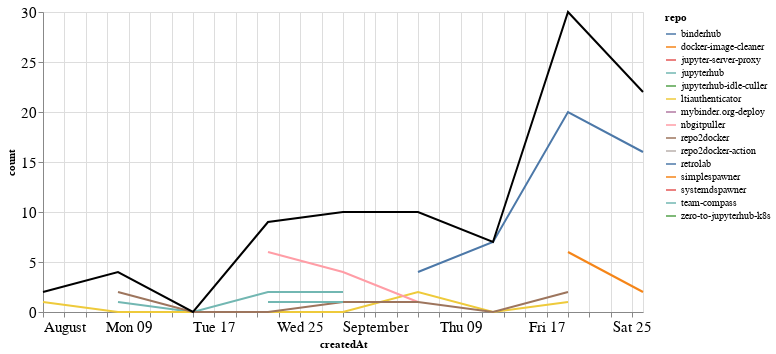

The notebook cell this image was saved under:
### Markdown cell above
### Comments

### Code cell
comments_time = comments.groupby('repo').resample('W', on='createdAt').count()['author'].reset_index()
comments_time = comments_time.rename(columns={'author': 'count'})
comments_time_total = comments_time.groupby('createdAt').agg({"count": "sum"}).reset_index()
ch1 = alt.Chart(comments_time, width=600).mark_line().encode(
    x='createdAt',
    y='count',
    color='repo',
    tooltip="repo"
)

ch2 = alt.Chart(comments_time_total, width=600).mark_line(color="black").encode(
    x='createdAt',
    y='count',
)

ch1 + ch2

### Figure 1 — Vega-Lite specification as saved in the notebook (floating-point values rounded to 4 significant figures)
{"config": {"axisLeft": {"labelFontSize": 15}, "axisBottom": {"labelFontSize": 15}}, "layer": [{"data": {"name": "data-7339856db5d0a74ea2a3b1d0c967b176"}, "mark": "line", "encoding": {"color": {"type": "nominal", "field": "repo"}, "tooltip": {"type": "nominal", "field": "repo"}, "x": {"type": "temporal", "field": "createdAt"}, "y": {"type": "quantitative", "field": "count"}}, "width": 600}, {"data": {"name": "data-1163cc1ef024464cd401aed70238a7c8"}, "mark": {"type": "line", "color": "black"}, "encoding": {"x": {"type": "temporal", "field": "createdAt"}, "y": {"type": "quantitative", "field": "count"}}, "width": 600}], "$schema": "https://vega.github.io/schema/vega-lite/v4.8.1.json", "datasets": {"data-7339856db5d0a74ea2a3b1d0c967b176": [{"repo": "binderhub", "createdAt": "2021-09-05T00:00:00", "count": 4}, {"repo": "binderhub", "createdAt": "2021-09-12T00:00:00", "count": 7}, {"repo": "binderhub", "createdAt": "2021-09-19T00:00:00", "count": 20}, {"repo": "binderhub", "createdAt": "2021-09-26T00:00:00", "count": 16}, {"repo": "docker-image-cleaner", "createdAt": "2021-09-19T00:00:00", "count": 6}, {"repo": "docker-image-cleaner", "createdAt": "2021-09-26T00:00:00", "count": 2}, {"repo": "jupyter-server-proxy", "createdAt": "2021-08-29T00:00:00", "count": 2}, {"repo": "jupyterhub", "createdAt": "2021-08-08T00:00:00", "count": 1}, {"repo": "jupyterhub", "createdAt": "2021-08-15T00:00:00", "count": 0}, {"repo": "jupyterhub", "createdAt": "2021-08-22T00:00:00", "count": 2}, {"repo": "jupyterhub", "createdAt": "2021-08-29T00:00:00", "count": 2}, {"repo": "jupyterhub-idle-culler", "createdAt": "2021-09-26T00:00:00", "count": 1}, {"repo": "ltiauthenticator", "createdAt": "2021-08-01T00:00:00", "count": 1}, {"repo": "ltiauthenticator", "createdAt": "2021-08-08T00:00:00", "count": 0}, {"repo": "ltiauthenticator", "createdAt": "2021-08-15T00:00:00", "count": 0}, {"repo": "ltiauthenticator", "createdAt": "2021-08-22T00:00:00", "count": 0}, {"repo": "ltiauthenticator", "createdAt": "2021-08-29T00:00:00", "count": 0}, {"repo": "ltiauthenticator", "createdAt": "2021-09-05T00:00:00", "count": 2}, {"repo": "ltiauthenticator", "createdAt": "2021-09-12T00:00:00", "count": 0}, {"repo": "ltiauthenticator", "createdAt": "2021-09-19T00:00:00", "count": 1}, {"repo": "mybinder.org-deploy", "createdAt": "2021-09-26T00:00:00", "count": 2}, {"repo": "nbgitpuller", "createdAt": "2021-08-22T00:00:00", "count": 6}, {"repo": "nbgitpuller", "createdAt": "2021-08-29T00:00:00", "count": 4}, {"repo": "nbgitpuller", "createdAt": "2021-09-05T00:00:00", "count": 1}, {"repo": "repo2docker", "createdAt": "2021-08-08T00:00:00", "count": 2}, {"repo": "repo2docker", "createdAt": "2021-08-15T00:00:00", "count": 0}, {"repo": "repo2docker", "createdAt": "2021-08-22T00:00:00", "count": 0}, {"repo": "repo2docker", "createdAt": "2021-08-29T00:00:00", "count": 1}, {"repo": "repo2docker", "createdAt": "2021-09-05T00:00:00", "count": 1}, {"repo": "repo2docker", "createdAt": "2021-09-12T00:00:00", "count": 0}, {"repo": "repo2docker", "createdAt": "2021-09-19T00:00:00", "count": 2}, {"repo": "repo2docker-action", "createdAt": "2021-09-19T00:00:00", "count": 1}, {"repo": "retrolab", "createdAt": "2021-09-05T00:00:00", "count": 2}, {"repo": "simplespawner", "createdAt": "2021-08-01T00:00:00", "count": 1}, {"repo": "systemdspawner", "createdAt": "2021-08-08T00:00:00", "count": 1}, {"repo": "team-compass", "createdAt": "2021-08-22T00:00:00", "count": 1}, {"repo": "team-compass", "createdAt": "2021-08-29T00:00:00", "count": 1}, {"repo": "zero-to-jupyterhub-k8s", "createdAt": "2021-09-26T00:00:00", "count": 1}], "data-1163cc1ef024464cd401aed70238a7c8": [{"createdAt": "2021-08-01T00:00:00", "count": 2}, {"createdAt": "2021-08-08T00:00:00", "count": 4}, {"createdAt": "2021-08-15T00:00:00", "count": 0}, {"createdAt": "2021-08-22T00:00:00", "count": 9}, {"createdAt": "2021-08-29T00:00:00", "count": 10}, {"createdAt": "2021-09-05T00:00:00", "count": 10}, {"createdAt": "2021-09-12T00:00:00", "count": 7}, {"createdAt": "2021-09-19T00:00:00", "count": 30}, {"createdAt": "2021-09-26T00:00:00", "count": 22}]}}
